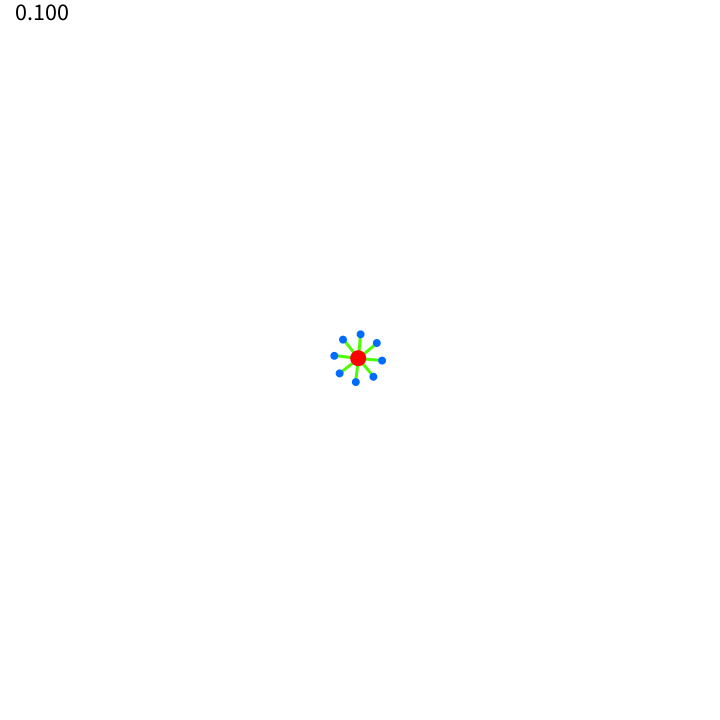
Frame 1 (no input)
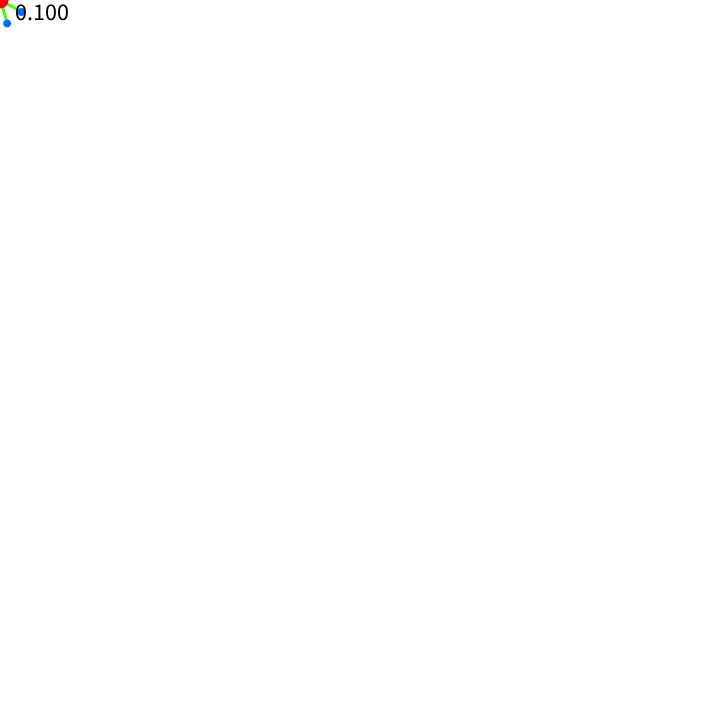
Frame 60 (the mouse pressed at the canvas centre just before this capture)
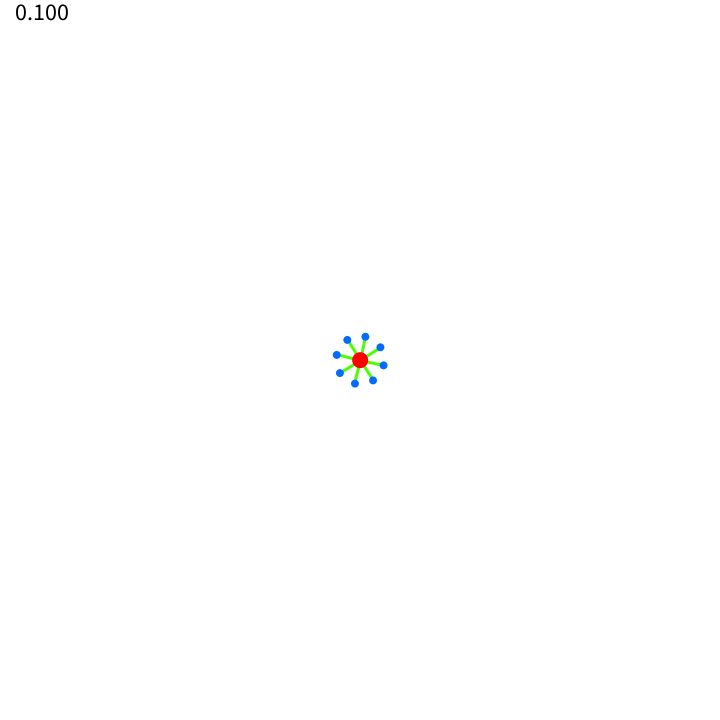
Frame 120 (the mouse held since frame 60 and released just before this capture)

The Processing sketch that drew these frames (run headless with seeded random() and noise(); from frame 60 on, the mouse is pressed at the canvas centre):

// Processing sketch: SmoothTrack
// ── SmoothTrack.pde

//==== constant ====
final int SCREEN_WIDTH=720;
final int SCREEN_HEIGHT=720;

final int BOT_GUN_COUNT=8;
final float BOT_GUN_DELTA_RADIAN=TWO_PI/BOT_GUN_COUNT;
final int BOT_SIDE_LENGTH=24;
final float BOT_VELOCITY_MAX=4.0f;
final float BOT_VELCOITY_MIN=0.0f;
final float BOT_ACCELERATE=0.1f;
final float BOT_ARRIVE_TIME=20;
final float DISTANCE_DEVIATION=1.0f;
final float BOT_ROTATE_DELTA_RADIAN_MAX=0.5f;
float BOT_ROTATE_DELTA_RADIAN=0.1f;

final float BOT_BODY_RADIUS=16;
final float BOT_GUN_RADIUS=8;
final float BOT_SIDE_WEIGHT=3;

final int BOT_BODY_COLOR=#FF0000;
final int BOT_GUN_COLOR=#006CFF;
final int BOT_SIDE_COLOR=#4BFF00;

//==== variable ====
Bot bot=new Bot(new Point(SCREEN_WIDTH/2, SCREEN_HEIGHT/2));

//mouseWheel
void mouseWheel(MouseEvent event) {
  if(event.getCount()<0) BOT_ROTATE_DELTA_RADIAN+=0.02f;
  else BOT_ROTATE_DELTA_RADIAN-=0.02f;
  if(BOT_ROTATE_DELTA_RADIAN>BOT_ROTATE_DELTA_RADIAN_MAX) BOT_ROTATE_DELTA_RADIAN=BOT_ROTATE_DELTA_RADIAN_MAX;
  else if(BOT_ROTATE_DELTA_RADIAN<-BOT_ROTATE_DELTA_RADIAN_MAX) BOT_ROTATE_DELTA_RADIAN=-BOT_ROTATE_DELTA_RADIAN_MAX;
}

//showText
void showText(){
  textSize(24);
  fill(0);
  text(BOT_ROTATE_DELTA_RADIAN, 10, 20);
}

//setup
void setup(){
    size(720, 720);
    background(255);
}

//draw
void draw(){
    fill(255);
    noStroke();
    rect(0, 0, SCREEN_WIDTH, SCREEN_HEIGHT);
    
    bot.track(new Point(mouseX, mouseY));
    bot.update();
    showText();
}
// ── Bot.pde

//Bog
class Bot{
    Point pos;
    Point trackPos;
    ArrayList<Point> guns;
    float velocity;
    float radian;
    boolean enableRotate;

    //Bot
    Bot(){
        pos=new Point();
        trackPos=new Point();
        guns=new ArrayList<Point>();
        velocity=0.0f;
        radian=0.0f;
    }
    Bot(Point p){
        pos=new Point(p);
        trackPos=new Point();
        guns=new ArrayList<Point>();
        velocity=0.0f;
        radian=0.0f;

        initGuns();
    }

    //initGuns
    private void initGuns(){
        for(int i=0;i<BOT_GUN_COUNT;++i){
            guns.add(new Point(getPoint(pos, i*BOT_GUN_DELTA_RADIAN, BOT_SIDE_LENGTH)));
        }
    }

    //updateGun
    private void updateGuns(){
        radian+=BOT_ROTATE_DELTA_RADIAN;
        for(int i=0;i<BOT_GUN_COUNT;++i){
            Point p=getPoint(pos, radian+i*BOT_GUN_DELTA_RADIAN, BOT_SIDE_LENGTH);
            guns.set(i, p);
        }
    }

    //show
    private void show(){
        //side
        stroke(BOT_SIDE_COLOR);
        strokeWeight(BOT_SIDE_WEIGHT);
        Point p=guns.get(0);
        line(pos.x, pos.y, p.x, p.y);
        for(int i=1;i<BOT_GUN_COUNT;++i){
            p=guns.get(i);
            line(pos.x, pos.y, p.x, p.y);
        }

        //body
        noStroke();
        fill(BOT_BODY_COLOR);
        ellipse(pos.x, pos.y, BOT_BODY_RADIUS, BOT_BODY_RADIUS);

        //gun
        fill(BOT_GUN_COLOR);
        for(int i=0;i<BOT_GUN_COUNT;++i){
            p=guns.get(i);
            ellipse(p.x, p.y, BOT_GUN_RADIUS, BOT_GUN_RADIUS);
        }
    }
    
    //getAccelerate
    float getAccelerate(float distance){
        return 2*distance/(BOT_ARRIVE_TIME*BOT_ARRIVE_TIME)-velocity*2/BOT_ARRIVE_TIME;
    }

    //track
    void track(Point p){ trackPos=new Point(p);}

    //update
    void update(){
        float dx=pos.x-trackPos.x;
        float dy=pos.y-trackPos.y;
        if(!(abs(dx)<DISTANCE_DEVIATION && abs(dy)<DISTANCE_DEVIATION)){
            float accelerate=getAccelerate(getDistance(pos, trackPos));
            velocity+=accelerate;
            float radian=getRadian(pos, trackPos);
            pos.x+=cos(radian)*velocity;
            pos.y+=sin(radian)*velocity;
        }
        updateGuns();
        show();
    }
}
// ── Point.pde
class Point{
    float x; 
    float y;
    Point(){
        x=0.0f;
        y=0.0f;
    }
    Point(float _x, float _y){
        x=_x;
        y=_y;
    }
    Point(Point p){
        x=p.x;
        y=p.y;
    }
}

//getRadian
float getRadian(Point p1, Point p2){
    float dx=p2.x-p1.x;
    float dy=p2.y-p1.y;
    float cosA=dx/sqrt(dx*dx+dy*dy);
    float A=acos(cosA);
    if(dy<0) A=TWO_PI-A;
    return A;
}

//getDistance
float getDistance(Point p1, Point p2){
    float dx=p1.x-p2.x;
    float dy=p1.y-p2.y;
    return sqrt(dx*dx+dy*dy);
}

//getPoint
Point getPoint(Point src, float radian, float len){
    return new Point(src.x+cos(radian)*len, src.y+sin(radian)*len);
}
